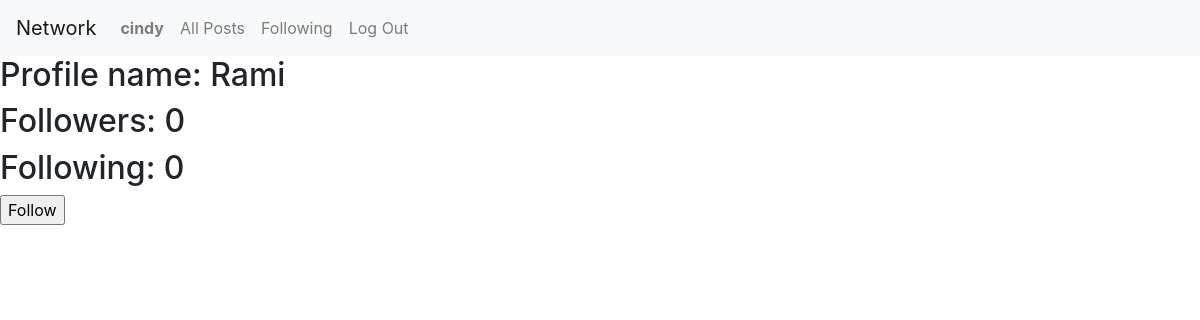
Page /1 (signed in) on the earlier database version.
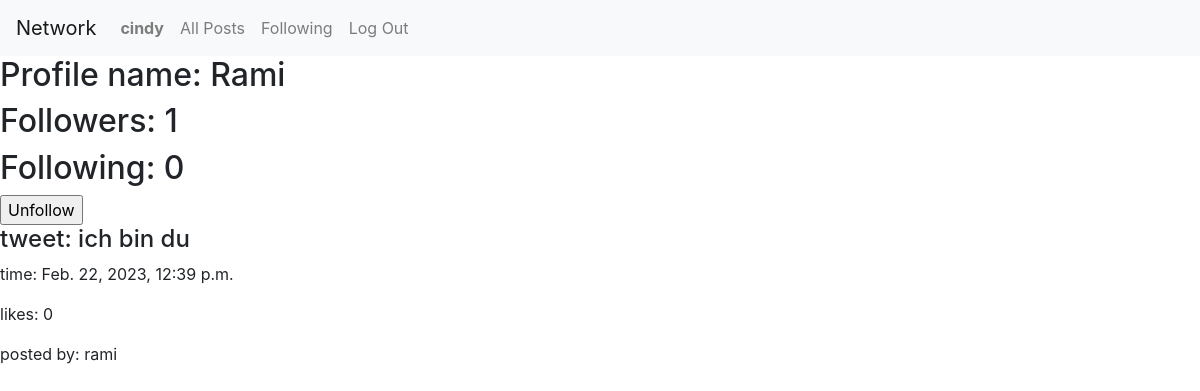
Same page on the later database version.
### network/models.py (models this page shows, shortened)
class Post(models.Model):
    publisher = models.ForeignKey(
        User, on_delete=models.CASCADE, related_name="posted_by")
    tweet = models.CharField(max_length=280)
    date_time = models.DateTimeField(auto_now=True)
    likes = models.IntegerField(default=0)

class User(AbstractUser):
    pass

### network/views.py (the view, shortened to what this page needs)
# urls.py: path("<int:user_id>", views.profile, name="profile"),
@login_required(login_url='/login')
def profile(request, user_id):
    following = Follow.objects.filter(followee_id=user_id)
    followers = Follow.objects.filter(follower_id=user_id)
    print(followers)
    followees_list = []
    followings_list = Follow.objects.filter(
        follower=request.user, followee_id=user_id)
    ff_list = []
    for ff in followings_list:
        print(ff.follower)
        ff_list.append(str(ff.follower))
    print(ff_list)
    for follower in followers:
        followees_list.append(follower.followee)
    following_count = len(following)
    followers_count = len(followers)
    posts = Post.objects.filter(publisher_id=user_id).order_by("-date_time")
    me = request.user
    username = User.objects.get(pk=user_id)
    return render(request, "network/profile.html",
                  {
                      "following": following_count,
                      "followers": followers_count,
                      "username": str(username.username),
                      "posts": posts,
                      "me": str(me),
                      "f_list": ff_list,
                      "user_id": user_id
                  }
                  )

### network/templates/network/profile.html (shortened to what this page needs)
{% extends "network/layout.html" %}
{% block body %}
<h2>Profile name: {{username|title}}</h2>
<h2>Followers: {{following}}</h2>
<h2>Following: {{followers}}</h2>
{%if me != username%}
{%if me in f_list%}
<form action="{% url 'profile' user_id %}" method="POST">
    <input type="submit" name="unfollow" value="Unfollow">
</form>
{%elif me not in f_list%}
<form action="{% url 'profile' user_id %}" method="POST">
    <input type="submit" name="follow" value="Follow">
</form>
{%endif%}
{%endif%}
{%for post in posts%}
<div>
    <h4>tweet: {{post.tweet}}</h4>
    <p>time: {{post.date_time}}</p>
    <p>likes: {{post.likes}}</p>
    <p>posted by: {{post.publisher}}</p>
</div>
{%endfor%}
{% endblock %}

Differences in the rows shown:
added Post: tweet "ich bin du", date_time "Feb. 22, 2023, 12:39 p.m.", likes "0", publisher "rami"
Other differences:
{{ following }}: "0" → "1"
form field unfollow: (not shown) → "Unfollow"
form field follow: "Follow" → (not shown)
